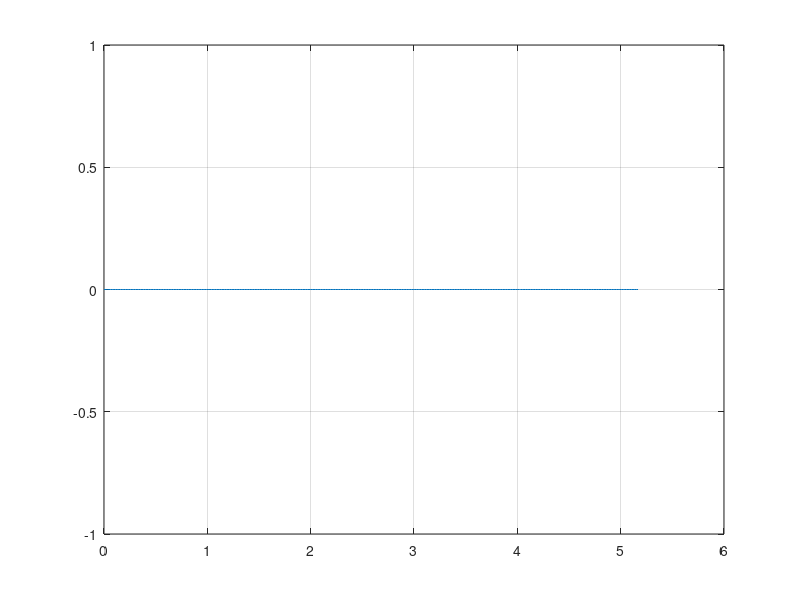

Here is the MATLAB script that generated this plot:
p = dlmread('1.csv', ';', 1, 0);

nz = find(p(:,4));

p = p(nz-1:end,:);

t0 = p(1,1);
p(:,1) = (p(:,1) - t0) * 10^(-6);

d0 = -cos(p(:,4)) .* p(:,2) - sin(p(:,4)) .* p(:,3); 

plot(p(:, 1), d0);
grid;